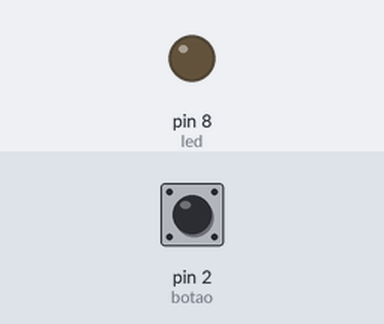
A sketch run on a simulated Arduino Uno, built with avr-gcc and run on an emulated ATmega328P. Parts: output pins drawn as LEDs (lit = HIGH). The test bench sets the inputs (shaded band); at power-on: pin 2 (botao) LOW.

Above: at 1.2 s.
1.3 s: pin 2 (botao) pulled HIGH for 0.15 s
At 1.37 s:
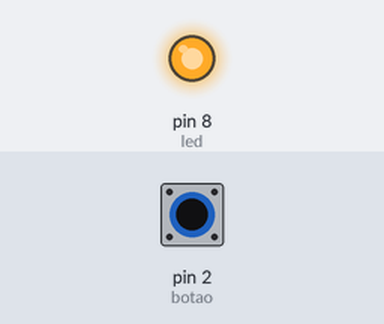
2.9 s: pin 2 (botao) pulled HIGH for 3.2 s
At 6.6 s:
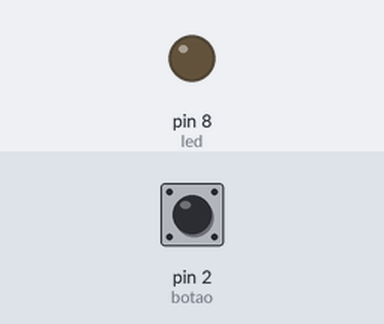
Timing chart, 0 to 8.1 s (numbered marks = the images above; inputs shaded):
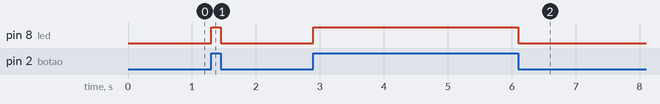

Measured:
- after the input at 1.3 s, pin 8 (led): LOW → HIGH at once, → LOW 0.15 s later
- after the input at 2.9 s, pin 8 (led): LOW → HIGH at once, → LOW 3.2 s later

The sketch:

Cod_aula2_botao.ino
```cpp
const byte botao = 2;
const byte led = 8;
boolean estadobotao;

void setup()
{
  pinMode(botao, INPUT);
  pinMode(led, OUTPUT);
}

void loop()
{
  estadobotao = digitalRead(botao);

  switch(estadobotao){

    case 1: digitalWrite(led, HIGH);
    	break;

    case 0: digitalWrite(led, LOW);
    	break;
}
}
```
